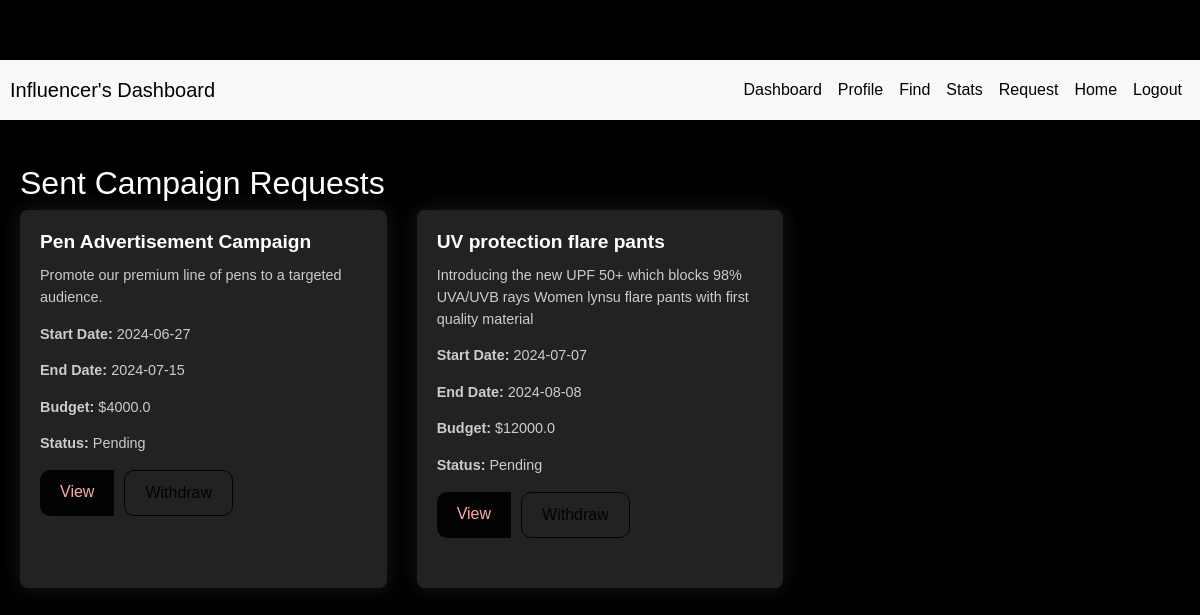
Page /influencer_dashboard (signed in) on the committed database.
### tables this page shows
CREATE TABLE "influencer_campaign" (
	"id"	INTEGER,
	"influencer_id"	INTEGER,
	"campaign_id"	INTEGER,
	"status"	BOOLEAN,
	PRIMARY KEY("id" AUTOINCREMENT),
	FOREIGN KEY("influencer_id") REFERENCES "influencer"("id"),
	FOREIGN KEY("campaign_id") REFERENCES "campaign"("id")
);

CREATE TABLE campaign (
                        id INTEGER PRIMARY KEY AUTOINCREMENT,
                        sponsor_id INTEGER NOT NULL,
                        title TEXT NOT NULL,
                        description TEXT,
                        image_url TEXT,
                        niche TEXT,
                        start_date TEXT,
                        end_date TEXT,
                        budget REAL,
                        FOREIGN KEY(sponsor_id) REFERENCES user(id)
                      );

### project/app.py (the view)
@app.route('/influencer_dashboard')
@login_required
@role_required('influencer')
def influencer_dashboard():
    influencer_id = session.get('id')
    if not influencer_id:
        flash('Influencer ID not found in session.', 'danger')
        return redirect(url_for('login'))
    try:
        db = get_db()
        cursor = db.cursor()
        cursor.execute('''
            SELECT c.id, c.title, c.description, c.start_date, c.end_date, c.budget, ic.status
            FROM influencer_campaign ic
            JOIN campaign c ON ic.campaign_id = c.id
            WHERE ic.influencer_id = ?
        ''', (influencer_id,))
        sent_requests = cursor.fetchall()
        sent_requests = [
            dict(
                id=row[0],
                title=row[1],
                description=row[2],
                start_date=row[3],
                end_date=row[4],
                budget=row[5],
                status=row[6]
            ) for row in sent_requests
        ]
        print("Sent Requests:", sent_requests)  # Debugging statement
    except Exception as e:
        print("An error occurred while fetching campaign data:", str(e))
        flash('An error occurred while fetching campaign data. Please try again later.', 'danger')
        return redirect(url_for('influencer_dashboard'))
    finally:
        cursor.close()
        db.close()
    return render_template('influencer_base.html', sent_requests=sent_requests)

### project/app.py (called while the page is built)
def get_db():
    conn = sqlite3.connect(DATABASE)
    conn.row_factory = sqlite3.Row
    return conn

@app.before_request
def initialize_db():
    global db_initialized
    if not db_initialized:
        create_tables()
        db_initialized = True

def login_required(f):
    @wraps(f)
    def decorated_function(*args, **kwargs):
        if 'username' not in session:
            flash('Please log in to access this page.', 'danger')
            return redirect(url_for('login'))
        return f(*args, **kwargs)
    return decorated_function

def role_required(role):
    def decorator(f):
        @wraps(f)
        def decorated_function(*args, **kwargs):
            if session.get('role') != role:
                flash('Unauthorized access.', 'danger')
                return redirect(url_for('index'))
            return f(*args, **kwargs)
        return decorated_function
    return decorator

### project/templates/influencer_base.html (shortened to what this page needs)
<!DOCTYPE html>
<html lang="en">
<head>
    <link href="https://stackpath.bootstrapcdn.com/bootstrap/4.5.2/css/bootstrap.min.css" rel="stylesheet">
    <link href="{{ url_for('static', filename='styles.css') }}" rel="stylesheet">
</head>
<body>
    <nav class="navbar navbar-expand-lg navbar-light bg-light">
        <a class="navbar-brand" href="#">Influencer's Dashboard</a>
        <div class="collapse navbar-collapse" id="navbarNav">
            <ul class="navbar-nav ml-auto">
                <li class="nav-item">
                    <a class="nav-link" href="{{ url_for('influencer_dashboard') }}">Dashboard</a>
                </li>
                <li class="nav-item">
                    <a class="nav-link" href="{{ url_for('profile_influencer') }}">Profile</a>
                </li>
                <li class="nav-item">
                    <a class="nav-link" href="{{ url_for('find_influencer') }}">Find</a>
                </li>
                <li class="nav-item">
                    <a class="nav-link" href="{{ url_for('stats_influencer') }}">Stats</a>
                </li>
                <li class="nav-item active">
                    <a class="nav-link" href="{{ url_for('requests_to_influencer') }}">Request</a>
                </li>
                <li class="nav-item active">
                    <a class="nav-link" href="{{ url_for('index') }}">Home</a>
                </li>
                <li class="nav-item">
                    <a class="nav-link" href="{{ url_for('logout') }}">Logout</a>
                </li>
            </ul>
        </div>
    </nav>
    <div class="container mt-4">
        <h2>Sent Campaign Requests</h2>
        <div class="row">
            {% for request_data in sent_requests %}
                <div class="col-lg-4 col-md-6 mb-4 campaign-entry" id="request-{{ request_data.id }}">
                    <div class="card h-100">
                        <div class="card-body">
                            <h5 class="card-title">{{ request_data.title }}</h5>
                            <p class="card-text">{{ request_data.description }}</p>
                            <p class="card-text"><strong>Start Date:</strong> {{ request_data.start_date }}</p>
                            <p class="card-text"><strong>End Date:</strong> {{ request_data.end_date }}</p>
                            <p class="card-text"><strong>Budget:</strong> ${{ request_data.budget }}</p>
                            <p class="card-text"><strong>Status:</strong>
                                {% if request_data.status == 'pending' %}
                                    Pending
                                {% elif request_data.status == 'accepted' %}
                                    Accepted
                                {% elif request_data.status == 'rejected' %}
                                    Rejected
                                {% endif %}
                            </p>
                            <div class="btn-group" role="group" aria-label="Request Actions">
                                <a href="{{ url_for('view_campaign_for_influencer', campaign_id=request_data.id) }}" class="btn btn-primary">View</a>
                                {% if request_data.status == 'pending' %}
                                <form method="post" action="{{ url_for('withdraw_request', request_id=request_data.id) }}" class="withdraw-request-form" data-request-id="{{ request_data.id }}" style="display: inline-block;">
                                    <button type="submit" class="btn btn-outline-primary">Withdraw</button>
                                </form>
                                {% endif %}
                            </div>
                        </div>
                    </div>
                </div>
            {% endfor %}
        </div>
    </div>
</body>
</html>

### project/static/styles.css (style rules this page uses)
body { padding-top: 60px; }
.container { max-width: 600px; margin: 0 auto; }
body { background-color: #000000; color: #cccccc; font-family: Arial, sans-serif; }
.navbar { background-color: #000000; }
.navbar-brand, .navbar-nav .nav-link { text-align: center; color: #000000 !important; }
.btn-primary { background-color: #ffcc99; border-color: #ffcc99; color: #000000; }

### project/templates/influencer_base.html (style rules this page uses)
* { margin: 0; padding: 0; box-sizing: border-box; }
body { font-family: Arial, sans-serif; background-color: #000; color: #fff; }
.navbar { background-color: aquamarine; padding: 10px; }
.navbar-brand, .nav-link { color: #000 !important; }
.container { max-width: 1400px; margin: auto; padding: 20px; }
.card { border: none; background-color: #222; border-radius: 8px; box-shadow: 0 0 20px rgba(255, 255, 255, 0.1); transition: transform 0.2s ease-in-out; color: #ccc; margin-bottom: 30px; }
.card-title { font-size: 1.2rem; font-weight: bold; color: #fff; }
.card-body { padding: 20px; }
.card-text { font-size: 0.9rem; margin-bottom: 15px; }
.btn-primary { background-color: rgb(3, 3, 3); color: rgb(252, 170, 170); border-radius: 10px; padding: 10px 20px; border: none; transition: background-color 0.3s ease-in-out; }
.btn-outline-primary { color: rgb(3, 3, 3); border: 1px solid rgb(3, 3, 3); border-radius: 10px; padding: 10px 20px; transition: background-color 0.3s ease-in-out, color 0.3s ease-in-out; }
.btn-primary, .btn-success, .btn-danger { margin-right: 10px; }

### rows in the picture
influencer_campaign: title "Pen Advertisement Campaign", description "Promote our premium line of pens to a targeted audience.", start_date "2024-06-27", end_date "2024-07-15", budget "4000.0", status "Pending"
influencer_campaign: title "UV protection flare pants", description "Introducing the new UPF 50+ which blocks 98% UVA/UVB rays Women lynsu flare pants with first quality material", start_date "2024-07-07", end_date "2024-08-08", budget "12000.0", status "Pending"
